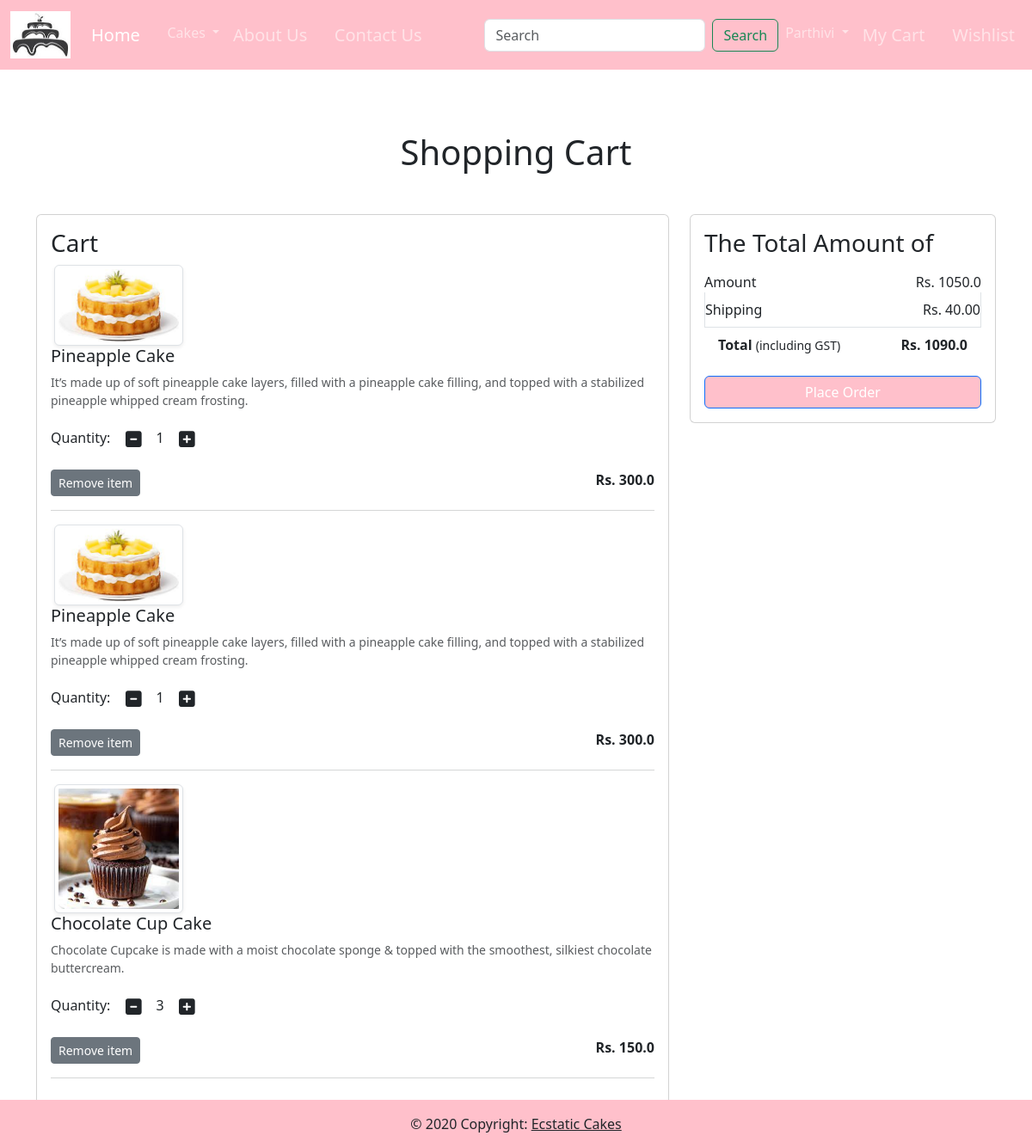
The app's page /cart/ (signed in) with its own data.
### app/models.py (models this page shows, shortened)
class Cart(models.Model):
    user = models.ForeignKey(User,on_delete=models.CASCADE)
    product = models.ForeignKey(Product,on_delete=models.CASCADE)
    quantity = models.PositiveIntegerField(default=1)

class Product(models.Model):
    title = models.CharField(max_length=100)
    selling_price = models.FloatField()
    discounted_price = models.FloatField()
    description = models.TextField()
    composition = models.TextField(default='')
    prodapp = models.TextField(default='')
    category = models.CharField(choices=CATEGORY_CHOICES, max_length=2)
    product_image = models.ImageField(upload_to='product')

### app/views.py (the view)
# urls.py: path('cart/', views.show_cart, name='showcart'),
def show_cart(request):
    user = request.user
    cart = Cart.objects.filter(user=user)
    amount = 0
    for p in cart:
        value = p.quantity * p.product.discounted_price
        amount = amount + value
    totalamount = amount + 40
    return render(request, 'app/aadtocart.html',locals())

### app/templates/app/aadtocart.html (shortened to what this page needs)
{% extends 'app/base.html' %}
{% load static %}
{% block main-content %}
<div class="container my-5">
    <div class="row">
        {% if cart %}
        <h1 class="text-center mb-5">Shopping Cart</h1>
        <div class="col-sm-8">
            <div class="card">
                <div class="card-body">
                    <h3>Cart</h3>
                    {% for item in cart %}
                    <div class="row">
                        <div class="col-sm-3 text-center align-self-center"><img src="{{item.product.product_image.url}}" alt="" srcset="" class="img-fluid img-thumbnail shadow-sm" height="150" width="150"></div>
                        <div class="colsm-9">
                            <div>
                                <h5>{{item.product.title}}</h5>
                                <p class="mb-2 text-muted small">{{item.product.description}}</p>
                                <div class="my-3">
                                    <label for="quantity">Quantity:</label>
                                    <a class="minus-cart btn" pid={{item.product.id}}><i class="fas fa-minus-square fa-lg"></i></a>
                                    <span id="quantity">{{item.quantity}}</span>
                                    <a class="plus-cart btn" pid={{item.product.id}}><i class="fas fa-plus-square fa-lg"></i></a>
                                </div>
                                <div class="d-flex justify-content-between">
                                    <a href="#" class="remove-cart btn btn-sm btn-secondary mr-3" pid={{item.product.id}}>Remove item</a>
                                    <p class="mb-0"><span><strong>Rs. {{item.product.discounted_price}}</strong></span></p>
                                </div>
                            </div>
                        </div>
                    </div>
                    <hr class="text-muted">
                    {% endfor %}
                </div>
            </div>
        </div>
        <div class="col-sm-4">
            <div class="card">
                <div class="card-body">
                    <h3>The Total Amount of</h3>
                    <ul class="list-group">
                    <li class="list-group-item d-flex justify-content-between align-items-center border-0 px-0 pb-0">Amount<span id="amount">Rs. {{amount}}</span></li>
                    <li class="list-group-item d-flex justify-content-between align-items-center px-0">Shipping<span>Rs. 40.00</span></li>
                    <li class="list-group-item d-flex justify-content-between align-items-center border-0 mb-3">
                        <div>
                            <strong>Total</strong> <small>(including GST)</small>
                        </div>
                        <span id="totalamount"><strong>Rs. {{totalamount}}</strong></span>
                    </li>
                    </ul>
                    <div class="d-grid"><a href="{% url 'checkout' %}" class="btn btn-primary" style="background-color:pink">Place Order</a></div>
                </div>
            </div>
        </div>
        {% else %}
            <h1 class="text-center mb-5">Cart is Empty</h1>
        {% endif %}
    </div>
</div>
{% endblock main-content %}

### app/templates/app/base.html (shortened to what this page needs)
<!DOCTYPE html>
{% load static %}
<html lang="en">
<html>
    <head>
        <link href="https://cdn.jsdelivr.net/npm/bootstrap@5.3.3/dist/css/bootstrap.min.css" rel="stylesheet">
        <link rel="stylesheet" href="{% static 'app/css/owl.carousel.min.css' %}" />
        <link rel="stylesheet" href="{% static 'app/css/all.min.css' %}" />
        <link rel="stylesheet" href="{% static 'app/css/style.css' %}" />
    </head>
    <body>
        <nav class="navbar navbar-expand-lg navbar-dark navbar-full" style="background-color: pink">
            <div class="container-fluid">
              <a class="navbar-brand" href="#">
                <img src="{% static "app/images/product/logoa.jpg" %}" width="70" height="55" />
              </a>
              <div class="collapse navbar-collapse" id="navbarSupportedContent">
                <ul class="navbar-nav me-auto mb-2 mb-lg-0">
                  {% if request.user.is_authenticated %}
                  <li class="nav-item">
                    <a class="nav-link active" aria-current="page" href="/" style="font-size:20px">Home &nbsp&nbsp</a>
                  </li>
                  <li class="nav-item dropdown">
                    <a class="nav-link dropdown-toggle" href="#" id="navbarDropdown" role="button" data-toggle="dropdown" aria-haspopup="true" aria-expanded="false">
                      Cakes
                    </a>
                  </li>
                  <li class="nav-item">
                    <a class="nav-link" href="{% url 'about' %}" style="font-size:20px">About Us &nbsp&nbsp</a>
                  </li>
                  <li class="nav-item">
                    <a class="nav-link" href="{% url 'contact' %}" style="font-size:20px">Contact Us &nbsp&nbsp</a>
                  </li>
                  <li class="nav-item">
                    <a class="nav-link disabled" aria-disabled="true"></a>
                  </li>
                </ul>
                <form class="d-flex" role="search">
                  <input class="form-control me-2" type="search" placeholder="Search" aria-label="Search">
                  <button class="btn btn-outline-success" type="submit">Search</button>
                </form>
              </div>
            <ul class="navbar-nav me-auto mb-2 mb-lg-0">
              <li class="nav-item dropdown">
                <a class="nav-link dropdown-toggle" href="#" id="navbarDropdown" role="button" data-toggle="dropdown" aria-haspopup="true" aria-expanded="false">
                  Parthivi
                </a>
              </li>
              <li class="nav-item">
                <a class="nav-link" href="{% url 'showcart' %}" style="font-size:20px">My Cart &nbsp&nbsp</a>
              </li>
              <li class="nav-item">
                <a class="nav-link" href="#" style="font-size:20px">Wishlist</a>
              </li>
              {% endif %}
            </ul>
            </div>
          </nav>
        {% block information %}{% endblock information %}<br>
        {% block main-content %}{% endblock main-content %}
        <footer class="bg-body-tertiary fixed-bottom text-center text-lg-start">
          <div class="text-center p-3" style="background-color:pink;">
            © 2020 Copyright:
            <a class="text-body" href="/">Ecstatic Cakes</a>
          </div>
        </footer>
    </body>
</html>

### records on screen
Cart: product.product_image (picture), product "Pineapple Cake", product.description "It’s made up of soft pineapple cake layers, filled with a pineapple cake filling, and topped with a stabilized pineapple whipped cream frosting.", quantity "1", product.discounted_price "300.0"
Cart: product.product_image (picture), product "Pineapple Cake", product.description "It’s made up of soft pineapple cake layers, filled with a pineapple cake filling, and topped with a stabilized pineapple whipped cream frosting.", quantity "1", product.discounted_price "300.0"
Cart: product.product_image (picture), product "Chocolate Cup Cake", product.description "Chocolate Cupcake is made with a moist chocolate sponge & topped with the smoothest, silkiest chocolate buttercream.", quantity "3", product.discounted_price "150.0"

### other values on screen
{{ amount }} "1050.0"
{{ totalamount }} "1090.0"
